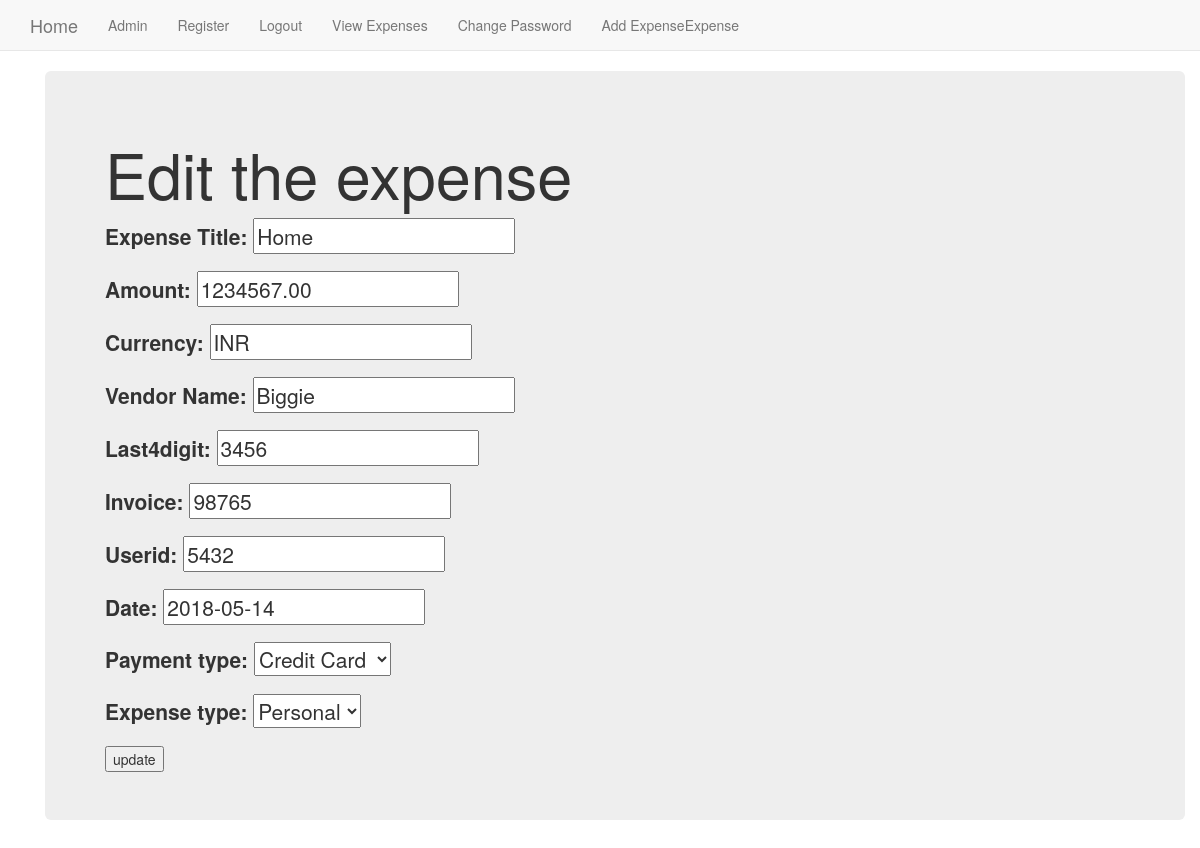
/expense/get_expense/1/ (signed in), run on the app's committed database.
### add_expense/models.py (models this page shows)
class AddExpense(models.Model):
    expense_title = models.CharField('Expense Title', max_length=20)
    amount = models.DecimalField('Amount', decimal_places=2, max_digits=10)
    currency = models.CharField('Currency', max_length=23)
    vendor_name = models.CharField('Vendor Name', max_length=200, blank=True)
    last4digit = models.CharField(max_length=4, validators=[RegexValidator(r'^\d{1,4}$')])
    invoice = models.IntegerField()
    userid = models.IntegerField()
    date = models.DateField()
    payment_type = models.ForeignKey(Payments)
    expense_type = models.ForeignKey(Expenses)

### add_expense/views.py (the view)
# urls.py: url(r'^get_expense/(?P<pk>\d+)/', views.get_expense, name='get_expense'),
@login_required
def get_expense(request, pk):
    expense = AddExpense.objects.get(id=pk)
    add_expense_form = AddExpenseForm(instance=expense)
    if add_expense_form.is_valid():
        print add_expense_form
    else:
        print 'Invalid'
    return render(request, 'based/edit_expense.html', {'add_expense_form': add_expense_form})

### add_expense/forms.py
class AddExpenseForm(forms.ModelForm):
    class Meta:
        model = AddExpense
        fields = '__all__'

### add_expense/models.py (called while the page is built)
        def __str__(self):
            return self.paymen

        def __str__(self):
            return self.expen

### add_expense/templates/based/edit_expense.html (shortened to what this page needs)
{% extends "based/based.html" %}
{% load staticfiles %}
{% block body_block %}
  <div class="container">
    <div class="jumbotron">
      {% if editing %}
        <h1>Expense Updated</h1>
      {% else %}
        <h1>Edit the expense</h1>
        <form action="/expense/edit_expense/{{ add_expense_form.instance.id }}/" method="POST">
          {{ add_expense_form.as_p }}
          <input type="submit" value="update">
        </form>
      {% endif %}
    </div>
  </div>
{% endblock %}

### data on the page
AddExpense: expense_title "Home", amount "1234567.00", currency "INR", vendor_name "Biggie", last4digit "3456", invoice "98765", userid "5432", date "2018-05-14", payment_type "Credit Card", expense_type "Personal"
